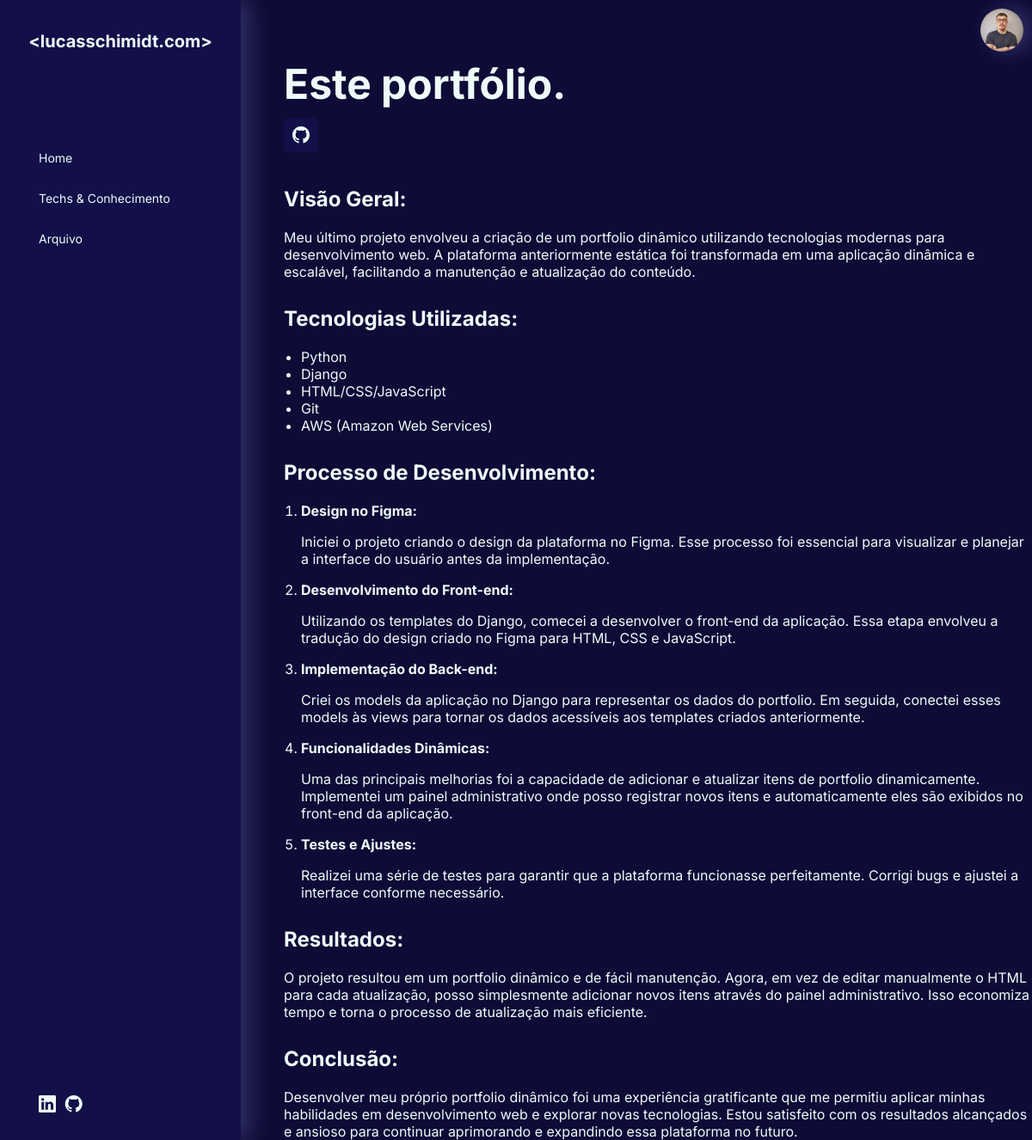
The app's page /archive/1/ with its own data.
### app/models.py (models this page shows)
class Item(models.Model):
    title = models.CharField(max_length=100)
    type =  models.IntegerField(choices=TYPES, default=0)
    content = models.TextField()
    created_at = models.DateField(default=timezone.now)

### app/views.py (the view)
# urls.py: path("archive/<slug:pk>/", views.PopUpPage.as_view(), name="popup"),
class PopUpPage(DetailView):
	template_name = 'item_detail.html'
	model = models.Item

### templates/item_detail.html
{% extends "base.html" %}
{% block content %}
    <section class="portfolio-item">
        <h1>{{ object.title }}</h1>
        {{ object.content | safe }}
    </section>
{% endblock content %}

### static/css/base.css (style rules this page uses)
* { padding: 0; }
html { height: 100%; font-family: "Inter", sans-serif; overflow-x: hidden; overflow-y: scroll; background-color: var(--dark-purple); color: var(--light-green); }
body { width: 100%; height: 100%; display: flex; flex-direction: row; justify-content: center; margin: 0; cursor: default; }
:root { --big-font: 48px; --med-font: 20px; --small-font: 14px; --dark-purple: #0E0B37; --light-purple: #130F49; --dark-color: #161438; --purple: #A5A6FF; --light-green: #EFFBF8; }
.portfolio-item { width: 100%; max-width: 1000px; margin-bottom: 200px; }
#links { margin-top: 0; margin-bottom: 40px; }
#github-link { height: 40px; width: 40px; background-color: var(--light-purple); border-radius: 5px; font-size: var(--med-font); transition: .2s ease all; display: flex; justify-content: center; align-items: center; }
.portfolio-item h1 { font-size: var(--big-font); margin-bottom: 10px; }
.portfolio-item ul { margin-left: 20px; }
.portfolio-item ol { margin-left: 20px; }
.portfolio-item section { margin-top: 30px; }

### records on screen
Item: title "Este portfólio.", content "Visão Geral: Meu último projeto envolveu a criação de um portfolio dinâmico utilizando tecnologias modernas para desenvolvimento web. A plataforma anteriormente estática foi transformada em uma aplicação dinâmica e escalável, facilitando a manutenção e atualização do conteúdo. Tecnologias Utilizadas: Python Django HTML/CSS/JavaScript Git AWS (Amazon Web Services) Processo de Desenvolvimento: Design no Figma: Iniciei o projeto criando o design da plataforma no Figma. Esse processo foi essencial para visualizar e planejar a interface do usuário antes da implementação. Desenvolvimento do Front-end: Utilizando os templates do Django, comecei a desenvolver o front-end da aplicação. Essa etapa…"
